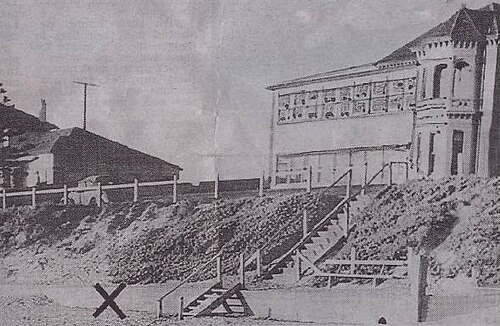
#> input picture episodes/ep01-somerton/assets/archive/beach-deathsite-1948.jpg, 500 x 326 px
$ python -i blind_sheet.py   (imports and definitions only)
#> lines starting #> are read from the running program, lines starting #| are printed output that depends on the picture
#> further down, picture is the input picture: PIL image 500x326 RGB; mean R, G, B 141.9, 136.6, 141.1
"""Blind comparison sheets for parity-judge (reference-analyst's tool). Everything it writes goes to raw/ (not committed).

    # 1) Reference: cut storyboard sheets (raw/<id>.sb*.webp, from benchmark.py --all-storyboards) into 10 s frames
    python3 scripts/blind_sheet.py cells kXHIhuQLRvY
        → data/benchmark/unlock_kr/raw/frames/<id>/t00000.jpg ... (320x180) + 10 s change ratio (same method as parity_check.py)
        options: --info <info.json> --sheets <files...>  (or --rows 3 --cols 3 --interval 10 without info.json)

    # 2) Ours: frames from a render (or pilot) at the same size, 320 px wide
    python3 scripts/blind_sheet.py ours episodes/<ep>/renders/pilot.mp4 --at 12,31.5,48 --tag 3d
        → data/benchmark/unlock_kr/raw/blind/<ep>/ours/3d_12.0.jpg ...   (or --images a.png b.png for snapshots)
    python3 scripts/blind_sheet.py ours .../renders/pilot/p2.mp4 --at 6.5,9 --offset 50 --tag diagram   # chunk render: file names use whole-pilot time

    # 3) Sheets: per area, 2 ours + 2 reference in random order on a 2x2 sheet, labels A~D only
    python3 scripts/blind_sheet.py sheet <ep> --area 3d --ours <ours...> --ref <ref frames...> [--n 3]
    python3 scripts/blind_sheet.py sheet <ep> --area 3d --ours-dir .../ours --ref-from-pack     # reference = pack frames of kind 3d
    python3 scripts/blind_sheet.py sheet <ep> --area 3d --ours-dir .../ours --tag 3d --ref-list raw/blind/<ep>/ref_frames.json
        → raw/blind/<ep>/sheets/<area>-<k>.jpg   (give ONLY this folder to the judge)
          raw/blind/<ep>/answers.json             (which cell is ours; open after the judgement)

Fairness: every cell is fitted to 320x180 (the storyboard size) and our cells are re-encoded once as JPEG
(--ours-q, default 55) so sharpness or compression does not give them away. The burned-in subtitle band (bottom 15 %)
is cropped from every cell (--crop-bottom) so subtitle fonts do not give them away. Labels sit in a strip above each cell.
"""
import argparse
import datetime
import json
import math
import pathlib
import random
import re
import subprocess
import sys

from PIL import Image, ImageDraw, ImageFont

HERE = pathlib.Path(__file__).resolve().parent.parent
REF = HERE / "data" / "benchmark" / "unlock_kr"
RAW = REF / "raw"
CW, CH = 320, 180          # storyboard cell size (YouTube sb L3)
GAP, LABEL = 6, 26
AREAS = ("3d", "diagram", "archive", "title")


def fit(im, w=CW, h=CH):
    """Scale to cover w x h and centre-crop (both sides are 16:9, so this only trims rounding)."""
#> called with w = 320, h = 180
    im = im.convert("RGB")
    s = max(w / im.width, h / im.height)
#> s = 0.64
    im = im.resize((max(w, round(im.width * s)), max(h, round(im.height * s))), Image.LANCZOS)
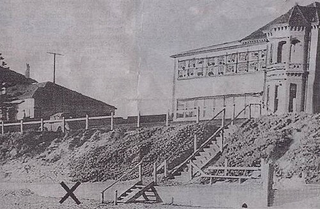
#> im: PIL image 320x209 RGB; mean R, G, B 141.9, 136.6, 141.1
    x, y = (im.width - w) // 2, (im.height - h) // 2
#> x = 0; y = 14
    return im.crop((x, y, x + w, y + h))
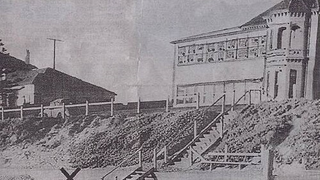
#> returned value: PIL image 320x180 RGB; mean R, G, B 139.6, 134.2, 138.6


# [259 lines left out: functions change_ratio, sb_meta, cmd_cells, cmd_ours, font, degrade and 4 more, not called in this run]


# [2 lines not run here, left out]

>>> from PIL import Image
>>> picture = Image.open('../episodes/ep01-somerton/assets/archive/beach-deathsite-1948.jpg')
>>> result = fit(picture)
